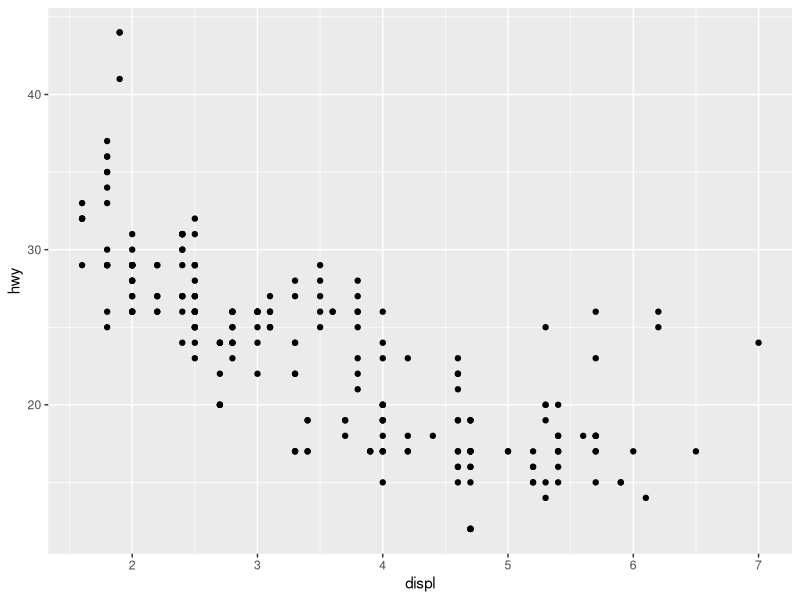
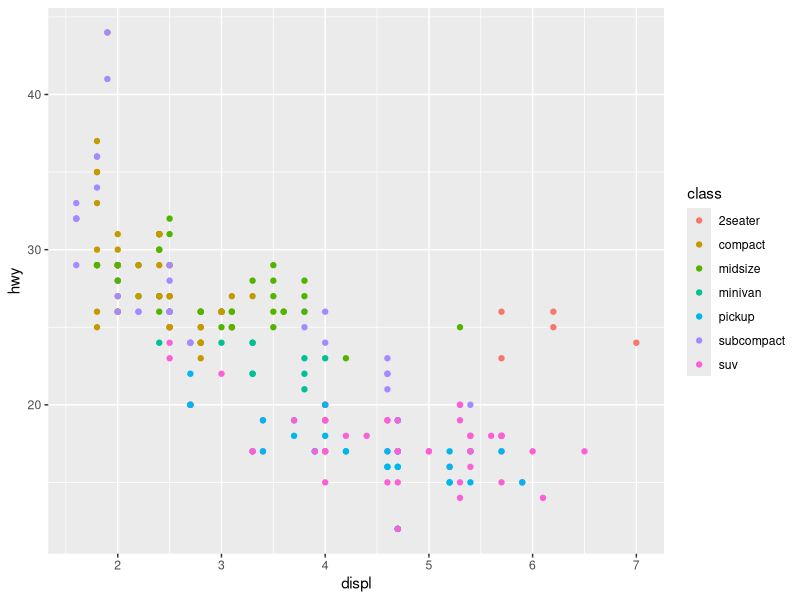
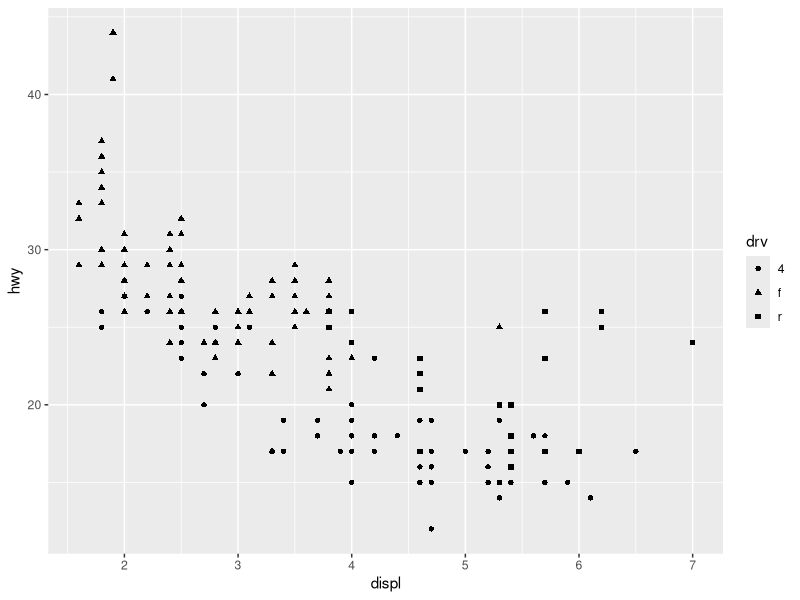
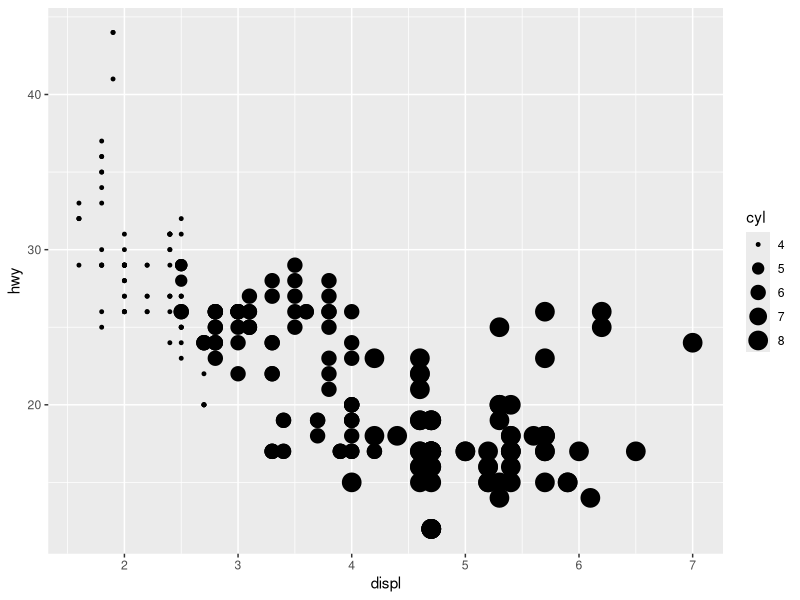
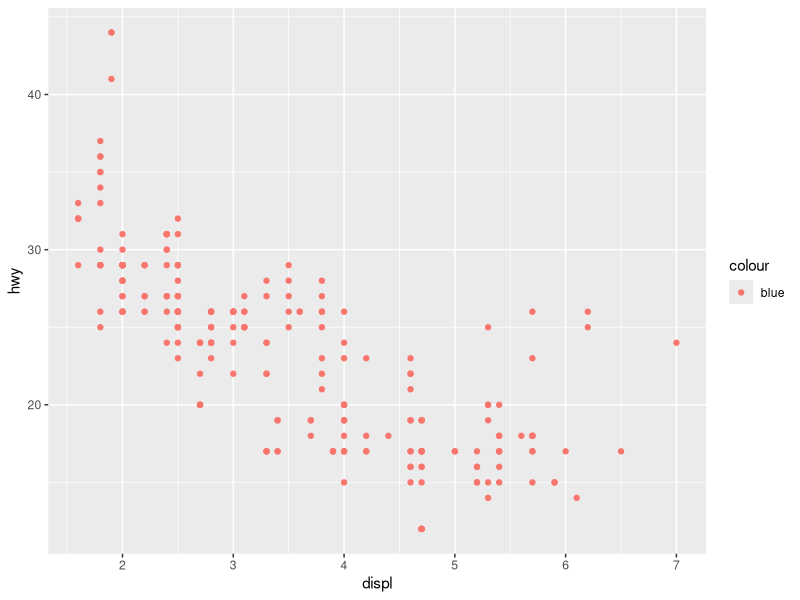
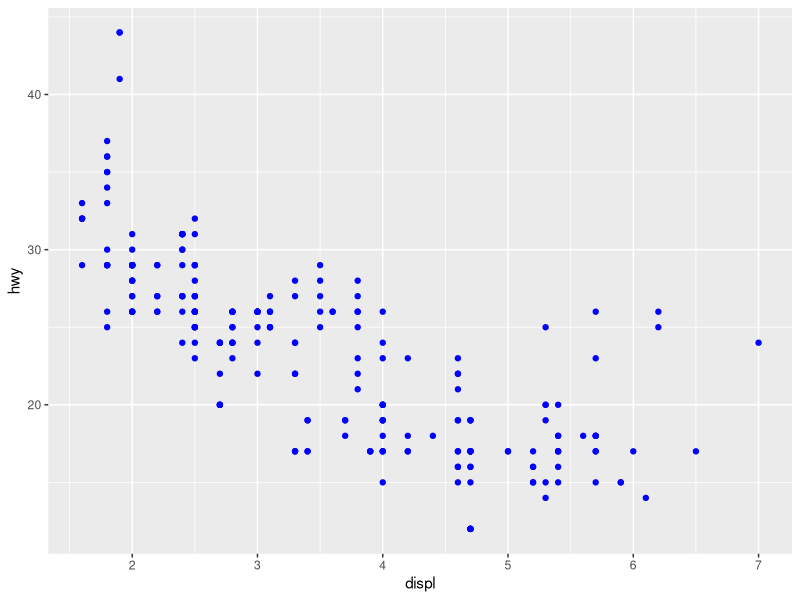
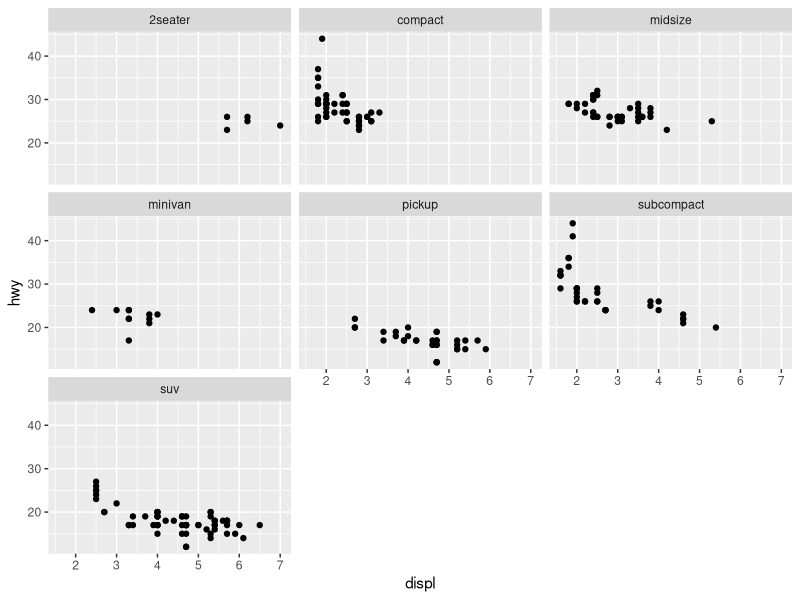
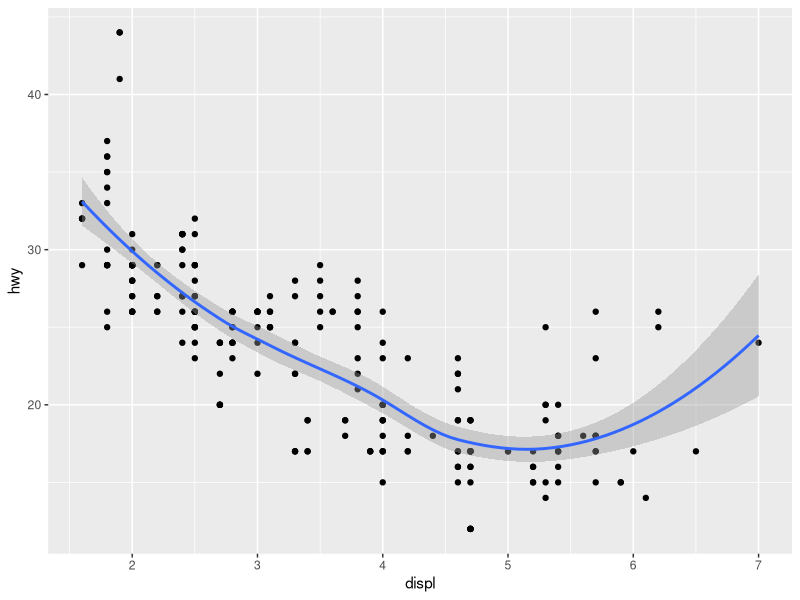

Recreate these plots in R, in order.
## ---- chunk 1
knitr::opts_chunk$set(echo = TRUE, comment = ">>", collapse = TRUE)
## ---- chunk 2
library(ggplot2)
library(mgcv)

# 散点图
ggplot(mpg, aes(displ, hwy)) + geom_point()

# 散点图，不同的 class 对应不同的颜色
ggplot(mpg, aes(displ, hwy, colour = class)) + geom_point()

# 散点图，不同的 drv 对应不同的形状
ggplot(mpg, aes(displ, hwy, shape = drv)) + geom_point()

# 散点图，不同的 cyl 对应不同的大小
ggplot(mpg, aes(displ, hwy, size = cyl)) + geom_point()

# 散点图，点的颜色为红色
ggplot(mpg, aes(displ, hwy)) + geom_point(aes(colour = "blue")) 
 
# 散点图，点的颜色为蓝色
ggplot(mpg, aes(displ, hwy)) + geom_point(colour = "blue")

# 分面散点图
ggplot(mpg, aes(displ, hwy)) + geom_point() + facet_wrap(~class)
## ---- chunk 3
ggplot(mpg, aes(displ, hwy)) + geom_point() + geom_smooth()
ggplot(mpg, aes(displ, hwy)) + geom_point() + geom_smooth(span = 0.2)
ggplot(mpg, aes(displ, hwy)) + geom_point() + geom_smooth(span = 1)
ggplot(mpg, aes(displ, hwy)) + geom_point() + geom_smooth(method = "gam", formula = y ~ s(x))
ggplot(mpg, aes(displ, hwy)) + geom_point() + geom_smooth(method = "lm")
## ---- chunk 4
ggplot(mpg, aes(drv, hwy)) + geom_point()
ggplot(mpg, aes(drv, hwy)) + geom_jitter() 
ggplot(mpg, aes(drv, hwy)) + geom_boxplot() 
ggplot(mpg, aes(drv, hwy)) + geom_violin()
## ---- chunk 5
ggplot(mpg, aes(hwy)) + geom_histogram()
ggplot(mpg, aes(hwy)) + geom_freqpoly()
ggplot(mpg, aes(hwy)) + geom_freqpoly(binwidth = 2.5)
ggplot(mpg, aes(hwy)) + geom_freqpoly(binwidth = 1)
ggplot(mpg, aes(displ, colour = drv)) + geom_freqpoly(binwidth = 0.5)
ggplot(mpg, aes(displ, fill = drv)) + geom_histogram(binwidth = 0.5) + facet_wrap(~drv, ncol = 1)
## ---- chunk 6
ggplot(mpg, aes(manufacturer)) + geom_bar()
drugs <- data.frame(
    drug = c("a", "b", "c"), 
    effect = c(4.2, 9.7, 6.1)
)
ggplot(drugs, aes(drug, effect)) + geom_point()
ggplot(drugs, aes(drug, effect)) + geom_bar(stat = 'identity')
## ---- chunk 7
ggplot(economics, aes(date, unemploy / pop)) + geom_line()
ggplot(economics, aes(date, uempmed)) + geom_line()

ggplot(economics, aes(unemploy / pop, uempmed)) + geom_path() + geom_point()
year <- function(x) as.POSIXlt(x)$year + 1900 
ggplot(economics, aes(unemploy / pop, uempmed)) + geom_path(colour = "grey50") + geom_point(aes(colour = year(date)))
## ---- chunk 8
ggplot(mpg, aes(cty, hwy)) + geom_point(alpha = 1 / 3)

ggplot(mpg, aes(cty, hwy)) + geom_point(alpha = 1 / 3) + xlab("city driving (mpg)") + ylab("highway driving (mpg)")

# Remove the axis labels with NULL
ggplot(mpg, aes(cty, hwy)) + geom_point(alpha = 1 / 3) + xlab(NULL) + ylab(NULL)

ggplot(mpg, aes(drv, hwy)) + geom_jitter(width = 0.25)
ggplot(mpg, aes(drv, hwy)) + geom_jitter(width = 0.25) + xlim("f", "r") + ylim(20, 30)

# For continuous scales, use NA to set only one limit
ggplot(mpg, aes(drv, hwy)) + geom_jitter(width = 0.25, na.rm = TRUE) + ylim(NA, 30)
## ---- chunk 9
p <- ggplot(mpg, aes(displ, hwy, colour = factor(cyl))) + geom_point()
print(p)

# Save png to disk
ggsave("plot.png", p, width = 5, height = 5)

summary(p)
